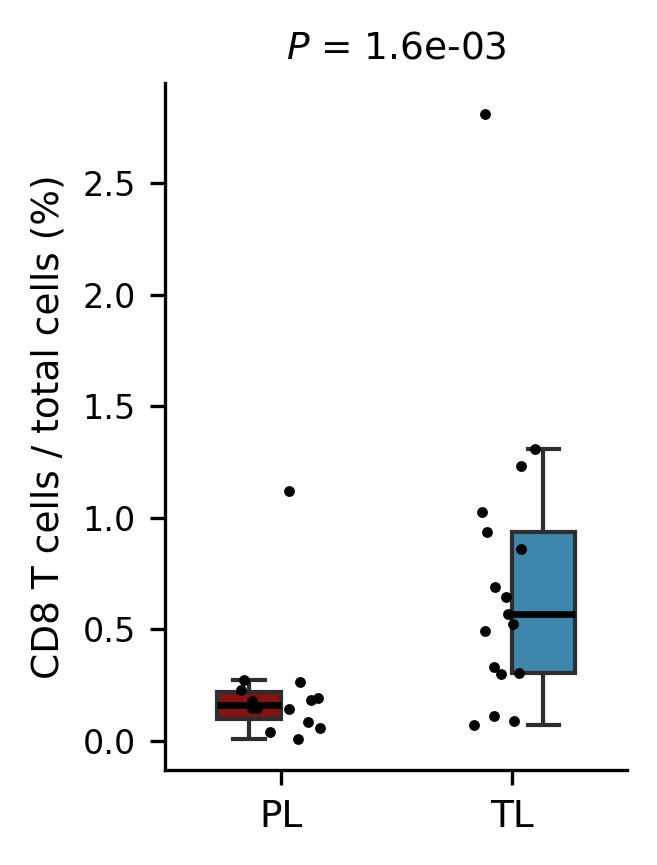

Source code (Python):
# -*- coding: utf-8 -*-
"""Proportion of CD8 T cells among all cells, PL against TL (boxplot with points).

Input:  ../data/tnk_subset_proportion_by_sample.csv
Output: cd8_t_cell_proportion_boxplot_PL_vs_TL.png (written into this directory)

Reads ../data/ only; never touches the raw data. No pipeline step reproduces the input table: it
comes from the original analysis (per-sample proportions of the fine-grained cell types, taken
over all cells of the sample) and was copied into data/ with SP IDs as the sample key. CD8 T cells
are the Tcell_CD8 class of that annotation (cell_type_2 in the module); with CD4 T, Treg and NK
cells it adds up to the T_NK proportion of celltype_proportions.csv.

One point per sample (31 samples), drawn in percent of all cells of the sample.

The p value is a two-sided Mann-Whitney U test with the exact null distribution (there are no
tied values; R's wilcox.test(exact = TRUE)), sample as the unit of analysis, PL (n = 14) against
TL (n = 17).

Boxplots never show outliers (showfliers=False): every box has jittered points drawn on
top, so if the boxplot also drew its outliers the same sample would appear twice -- once
at the outlier position on the box and once at its jittered offset -- and read as two
samples.
"""
import sys
from pathlib import Path

import matplotlib
matplotlib.use('Agg')
import matplotlib.pyplot as plt
import numpy as np
import pandas as pd
import seaborn as sns
from scipy import stats

REPO = Path(__file__).resolve().parent.parent
sys.path.insert(0, str(REPO))
from constants import group_colors, group_labels, group_order

DATA = REPO / 'data'
OUT = Path(__file__).resolve().parent / 'cd8_t_cell_proportion_boxplot_PL_vs_TL.png'

# seaborn's stripplot draws its jitter offsets from numpy's global RNG; seeding it makes
# this figure byte-reproducible. Same value as JITTER_SEED in panel_helpers.py.
JITTER_SEED = 42


def main():
    src = DATA / 'tnk_subset_proportion_by_sample.csv'
    if not src.exists():
        raise FileNotFoundError(f'{src} does not exist; it is copied from the original analysis, see the header.')

    df = pd.read_csv(src)
    df['percent'] = df['Tcell_CD8'] * 100
    df['group_label'] = pd.Categorical(df['group'].map(group_labels), categories=group_order, ordered=True)

    pl = df.loc[df['group_label'] == 'PL', 'percent'].to_numpy()
    tl = df.loc[df['group_label'] == 'TL', 'percent'].to_numpy()
    assert len(np.unique(np.r_[pl, tl])) == len(pl) + len(tl), 'tied values, exact test not valid'
    p = stats.mannwhitneyu(pl, tl, alternative='two-sided', method='exact').pvalue

    np.random.seed(JITTER_SEED)        # see JITTER_SEED above
    fig, ax = plt.subplots(figsize=(2.3, 3.0))
    sns.boxplot(
        data=df, x='group_label', y='percent', hue='group_label',
        order=group_order, hue_order=group_order, palette=group_colors,
        width=0.55, linewidth=1.0, showfliers=False, legend=False, ax=ax,
        medianprops={'color': 'black', 'linewidth': 1.6},
    )
    sns.stripplot(data=df, x='group_label', y='percent', order=group_order,
                  color='black', size=2.6, jitter=0.18, ax=ax)
    ax.set_title(f'$P$ = {p:.1e}', fontsize=9)
    ax.set_xlabel('')
    ax.set_ylabel('CD8 T cells / total cells (%)', fontsize=9)
    ax.tick_params(axis='x', labelsize=9)
    ax.tick_params(axis='y', labelsize=8)
    sns.despine(ax=ax, top=True, right=True)

    fig.patch.set_facecolor('white')
    plt.tight_layout()
    fig.savefig(OUT, dpi=300, bbox_inches='tight', facecolor='white')
    plt.close(fig)
    print(f'{len(df)} samples; PL n = {len(pl)}, TL n = {len(tl)}; P = {p:.3e}')
    print(f'saved -> {OUT}')


if __name__ == '__main__':
    main()
